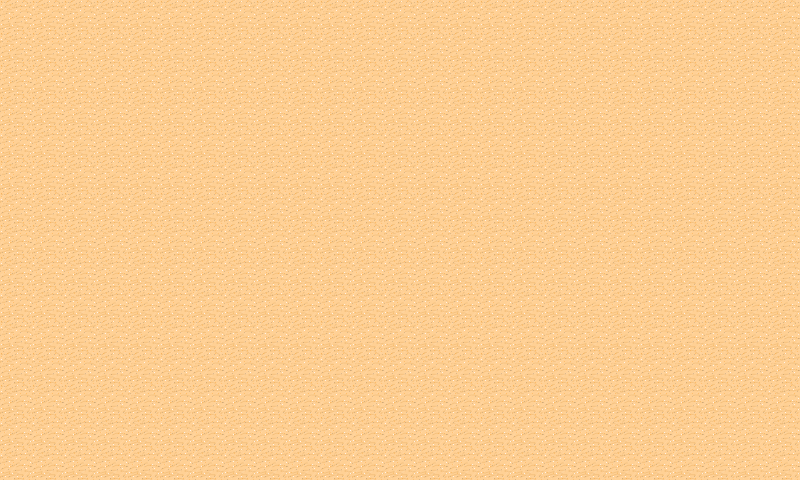

A 2D game scene composited from a Tiled map and its tileset images. What follows is a short description and the map's XML, with each tile layer's data collapsed to a summary:
An orthogonal 25x15 tile map with 32x32 px tiles, 2 tile layers (hide, bg) and 2 objects.

<map version="1.0" orientation="orthogonal" width="25" height="15" tilewidth="32" tileheight="32">
 <tileset firstgid="1" name="Desert" tilewidth="32" tileheight="32" spacing="1" margin="1">
  <image source="tmw_desert_spacing.png" width="265" height="199" />
  <tile id="9">
   <properties>
    <property name="gid" value="1" />
   </properties>
  </tile>
  <tile id="24">
   <properties>
    <property name="gid" value="10" />
   </properties>
  </tile>
  <tile id="25">
   <properties>
    <property name="gid" value="10" />
   </properties>
  </tile>
 </tileset>
 <layer name="hide" width="25" height="15">
  <data>[375 cells, 2 non-empty, 2 distinct tile ids]</data>
 </layer>
 <layer name="bg" width="25" height="15">
  <data>[375 cells, 375 non-empty, 1 distinct tile ids]</data>
 </layer>
 <objectgroup name="snakes" width="25" height="15">
  <object x="31" y="26" />
  <object x="788" y="20" />
 </objectgroup>
</map>
